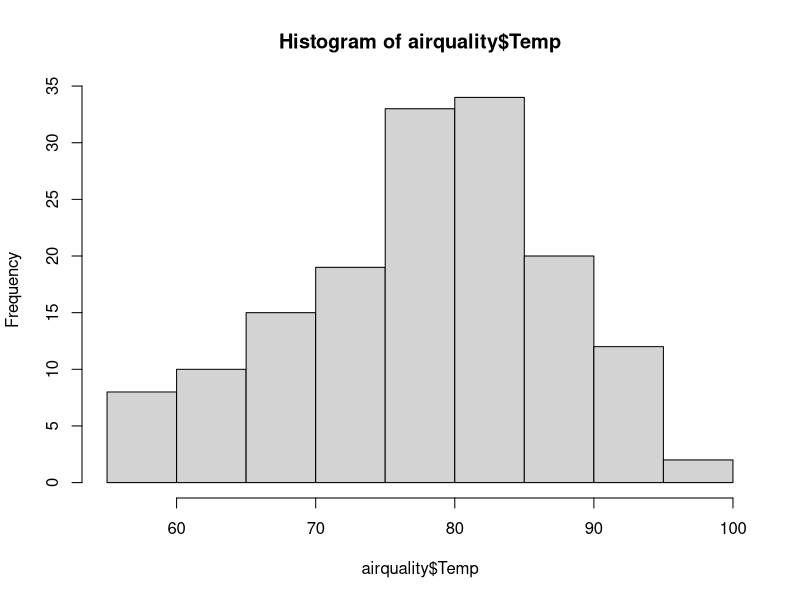
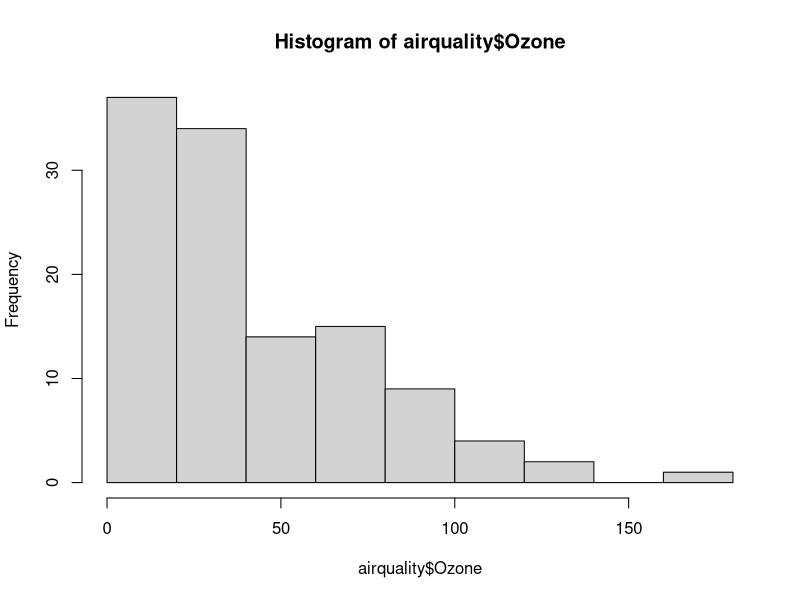

Write the R code that produced these figures, in order.
# Tendência central, dispersão e posição
# Aprendendo e Ensinando R para Análise de dados
# Prof Marcos Vital, UFAL
# Novembro de 2025
# Conteúdo com licença CC BY 4.0
# https://marcosvital.github.io/Aprendendo-R/

# Lendo um conjunto de dados de exemplo do R:
data ("airquality")

# Pedindo o resumo:
summary (airquality)

# O básico do básico, média e desvio
# Vamos fazer com a variável temperatura
mean (airquality$Temp)   # média
sd (airquality$Temp)     # desvio padrão

# Vamos calcular para a concentração de Ozônio
# Mas cuidado, tem NAs nos dados!
mean (airquality$Ozone, na.rm = T)
sd (airquality$Ozone, na.rm = T)

# Vamos calcular histogramas!
# Primeiro, para temperatura:
hist (airquality$Temp)

# Agora para concentração de Ozônio:
hist (airquality$Ozone)

# Calculando medidas de posição básicas:
quantile (airquality$Ozone, na.rm = T)

# Vou selecionar percentis:
percentis <- c (0, 0.1, 0.25, 0.5, 0.75, 0.9, 1)

# E agora, calcular de novo, usando a nossa seleção:
quantile (airquality$Ozone, probs = percentis, na.rm = T)

# Perceba que se eu preferir, eu posso fazer tudo sem o objeto percentis:
quantile (airquality$Ozone, probs = c (0, 0.1, 0.25, 0.5, 0.75, 0.9, 1), na.rm = T)
